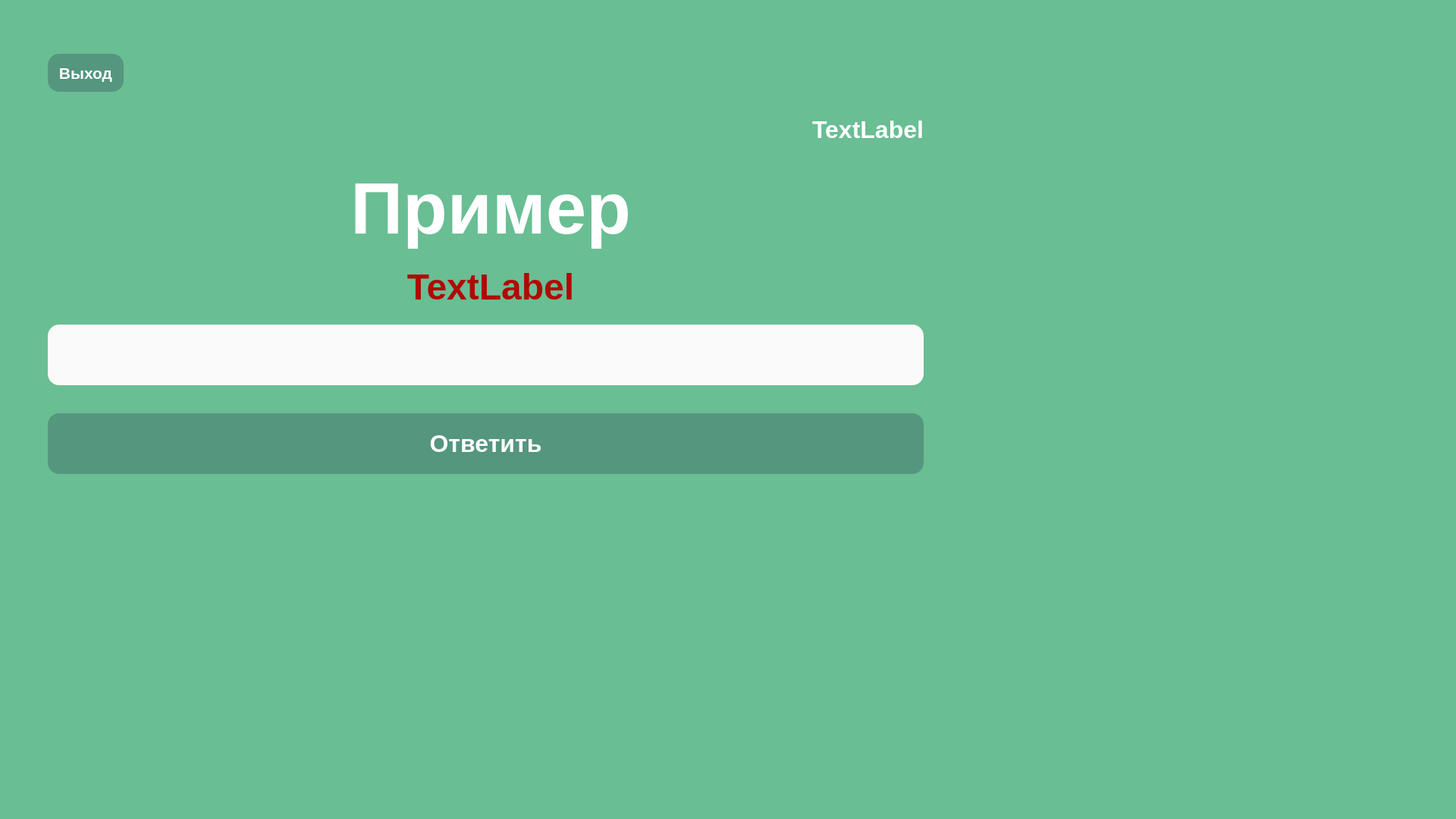
<?xml version="1.0" encoding="UTF-8"?>
<ui version="4.0">
 <class>Form</class>
 <widget class="QWidget" name="Form">
  <property name="geometry">
   <rect>
    <x>0</x>
    <y>0</y>
    <width>1920</width>
    <height>1080</height>
   </rect>
  </property>
  <property name="windowTitle">
   <string>Таблица умножения</string>
  </property>
  <property name="styleSheet">
   <string notr="true">color: rgb(255, 255, 255);
background-color: #69BE94</string>
  </property>
  <widget class="QWidget" name="gridLayoutWidget">
   <property name="geometry">
    <rect>
     <x>50</x>
     <y>40</y>
     <width>1181</width>
     <height>631</height>
    </rect>
   </property>
   <layout class="QGridLayout" name="gridLayout">
    <property name="sizeConstraint">
     <enum>QLayout::SetNoConstraint</enum>
    </property>
    <item row="2" column="1">
     <widget class="QLabel" name="label">
      <property name="font">
       <font>
        <pointsize>24</pointsize>
        <weight>75</weight>
        <bold>true</bold>
       </font>
      </property>
      <property name="text">
       <string>TextLabel</string>
      </property>
      <property name="alignment">
       <set>Qt::AlignRight|Qt::AlignTrailing|Qt::AlignVCenter</set>
      </property>
     </widget>
    </item>
    <item row="1" column="1">
     <widget class="QPushButton" name="pushButton_2">
      <property name="minimumSize">
       <size>
        <width>0</width>
        <height>50</height>
       </size>
      </property>
      <property name="maximumSize">
       <size>
        <width>100</width>
        <height>16777215</height>
       </size>
      </property>
      <property name="font">
       <font>
        <pointsize>16</pointsize>
        <weight>75</weight>
        <bold>true</bold>
       </font>
      </property>
      <property name="styleSheet">
       <string notr="true">background-color: rgb(85, 150, 127);
border-radius: 15px</string>
      </property>
      <property name="text">
       <string>Выход</string>
      </property>
     </widget>
    </item>
    <item row="6" column="1">
     <widget class="QLineEdit" name="lineEdit">
      <property name="minimumSize">
       <size>
        <width>0</width>
        <height>80</height>
       </size>
      </property>
      <property name="maximumSize">
       <size>
        <width>1000000</width>
        <height>16777215</height>
       </size>
      </property>
      <property name="font">
       <font>
        <pointsize>24</pointsize>
        <weight>75</weight>
        <bold>true</bold>
       </font>
      </property>
      <property name="styleSheet">
       <string notr="true">background-color: rgb(250, 250, 250);
border-radius: 15px;
color: rgb(0, 0, 0)</string>
      </property>
     </widget>
    </item>
    <item row="3" column="1" colspan="2">
     <widget class="QLabel" name="label_2">
      <property name="font">
       <font>
        <pointsize>72</pointsize>
        <weight>75</weight>
        <bold>true</bold>
       </font>
      </property>
      <property name="text">
       <string>Пример</string>
      </property>
      <property name="alignment">
       <set>Qt::AlignCenter</set>
      </property>
     </widget>
    </item>
    <item row="8" column="1">
     <widget class="QPushButton" name="pushButton">
      <property name="minimumSize">
       <size>
        <width>0</width>
        <height>80</height>
       </size>
      </property>
      <property name="font">
       <font>
        <pointsize>24</pointsize>
        <weight>75</weight>
        <bold>true</bold>
       </font>
      </property>
      <property name="styleSheet">
       <string notr="true">background-color: rgb(85, 150, 127);
border-radius: 15px</string>
      </property>
      <property name="text">
       <string>Ответить</string>
      </property>
     </widget>
    </item>
    <item row="4" column="1" colspan="2">
     <widget class="QLabel" name="label_3">
      <property name="font">
       <font>
        <pointsize>36</pointsize>
        <weight>75</weight>
        <bold>true</bold>
       </font>
      </property>
      <property name="styleSheet">
       <string notr="true">color: rgb(175, 10, 5)</string>
      </property>
      <property name="text">
       <string>TextLabel</string>
      </property>
      <property name="alignment">
       <set>Qt::AlignCenter</set>
      </property>
     </widget>
    </item>
    <item row="6" column="2">
     <widget class="QLabel" name="label_7">
      <property name="text">
       <string/>
      </property>
     </widget>
    </item>
    <item row="7" column="1">
     <widget class="QLabel" name="label_4">
      <property name="maximumSize">
       <size>
        <width>16777215</width>
        <height>25</height>
       </size>
      </property>
      <property name="text">
       <string/>
      </property>
     </widget>
    </item>
    <item row="9" column="1">
     <widget class="QLabel" name="label_5">
      <property name="maximumSize">
       <size>
        <width>16777215</width>
        <height>40</height>
       </size>
      </property>
      <property name="text">
       <string/>
      </property>
     </widget>
    </item>
    <item row="6" column="0">
     <widget class="QLabel" name="label_6">
      <property name="text">
       <string/>
      </property>
     </widget>
    </item>
    <item row="0" column="1">
     <widget class="QLabel" name="label_8">
      <property name="minimumSize">
       <size>
        <width>0</width>
        <height>20</height>
       </size>
      </property>
      <property name="maximumSize">
       <size>
        <width>16777215</width>
        <height>25</height>
       </size>
      </property>
      <property name="text">
       <string/>
      </property>
     </widget>
    </item>
   </layout>
  </widget>
 </widget>
 <resources/>
 <connections/>
</ui>
